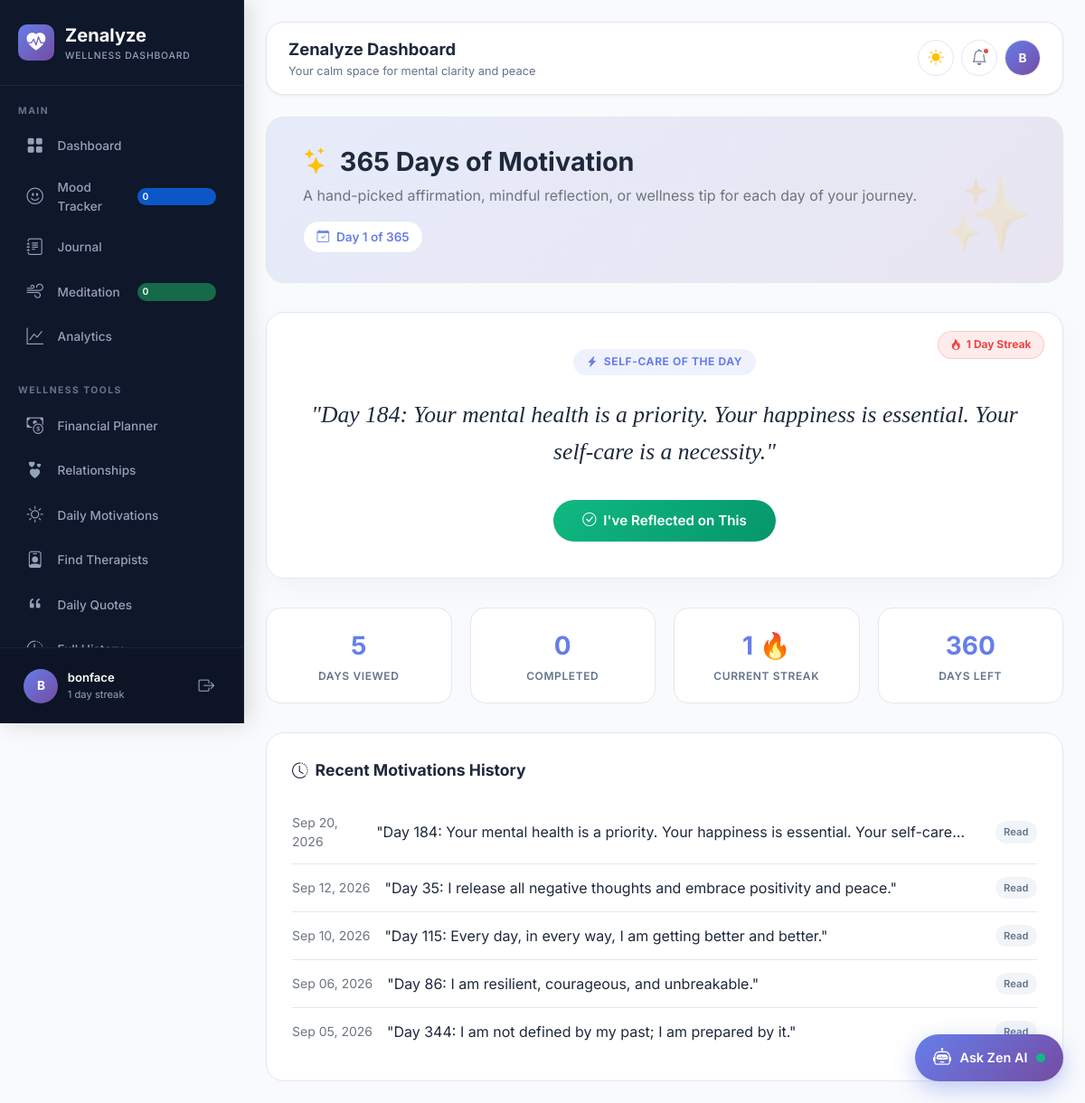
/motivations/ (signed in), run on the app's committed database.
### apps/accounts/models.py (models this page shows, shortened)
class User(AbstractUser):
    ROLE_CHOICES = [
        ('user', 'User'),
        ('admin', 'Admin'),
        ('therapist', 'Therapist'),
        ('moderator', 'Moderator'),
    ]
    email = models.EmailField(unique=True)
    full_name = models.CharField(max_length=150, blank=True)
    display_name = models.CharField(max_length=100, blank=True, null=True)
    avatar_url = models.CharField(max_length=500, blank=True, null=True)
    avatar = models.ImageField(upload_to='avatars/', blank=True, null=True)
    streak_days = models.IntegerField(default=0)
    wellness_score = models.IntegerField(default=50)
    role = models.CharField(max_length=20, choices=ROLE_CHOICES, default='user')
    emergency_contact_name = models.CharField(max_length=100, blank=True, null=True)
    emergency_contact_phone = models.CharField(max_length=50, blank=True, null=True)
    last_active = models.DateTimeField(auto_now=True)
    @property
    def is_admin_user(self):
        return self.role == 'admin' or self.is_superuser or self.is_staff
    @property
    def avatar_display_url(self):
        if self.avatar and hasattr(self.avatar, 'url'):
            return self.avatar.url
        if self.avatar_url:
            if self.avatar_url.startswith('http') or self.avatar_url.startswith('/'):
                return self.avatar_url
            return f"/{self.avatar_url}"
        return None
    @property
    def display_title(self):
        if self.display_name:
            return self.display_name
        if self.full_name:
            return self.full_name
        return self.username

### apps/wellness/models.py (models this page shows, shortened)
class DailyMotivation(models.Model):
    user = models.ForeignKey(settings.AUTH_USER_MODEL, on_delete=models.CASCADE, related_name='motivations', null=True, blank=True)
    text = models.TextField()
    motivation_type = models.CharField(max_length=50, default='affirmation')
    is_completed = models.BooleanField(default=False)
    completed_at = models.DateTimeField(null=True, blank=True)
    created_at = models.DateTimeField(auto_now_add=True)

### apps/wellness/views.py (the view, shortened to what this page needs)
# urls.py: path('motivations/', views.motivations_view, name='motivations'),
@login_required
def motivations_view(request):
    user = request.user
    today = timezone.now().date()
    today_motivation = DailyMotivation.objects.filter(user=user, created_at__date=today).first()
    history = DailyMotivation.objects.filter(user=user).order_by('-created_at')[:30]
    total_shown = DailyMotivation.objects.filter(user=user).count()
    completed_count = DailyMotivation.objects.filter(user=user, is_completed=True).count()
    remaining_count = max(0, 365 - total_shown)
    return render(request, 'wellness/motivations.html', {
        'today_motivation': today_motivation,
        'history': history,
        'streak': user.streak_days,
        'total_shown': total_shown,
        'completed_count': completed_count,
        'remaining_count': remaining_count,
    })

### apps/notifications/models.py (called while the page is built)
    @property
    def icon_class(self):
        icon_map = {
            'system': 'bi-gear',
            'reminder': 'bi-bell',
            'achievement': 'bi-trophy',
            'community': 'bi-people',
            'mood': 'bi-emoji-smile',
            'journal': 'bi-journal-text',
            'wellness': 'bi-heart',
            'quote': 'bi-quote',
            'crisis': 'bi-exclamation-triangle',
            'message': 'bi-chat',
        }
        return icon_map.get(self.type, 'bi-bell')

### templates/wellness/motivations.html (shortened to what this page needs)
{% extends "base_dashboard.html" %}
{% block content %}
<div class="hero-banner">
    <h1><i class="bi bi-stars text-warning"></i> 365 Days of Motivation</h1>
    <p class="text-secondary mb-0">A hand-picked affirmation, mindful reflection, or wellness tip for each day of your journey.</p>
    <div class="counter-badge">
        <i class="bi bi-calendar-check"></i> Day {{ shown_count|default:1 }} of 365
    </div>
</div>
{% if today_motivation %}
<div class="daily-card">
    {% if streak > 0 %}
    <div class="streak-badge">
        <i class="bi bi-fire"></i> {{ streak }} Day Streak
    </div>
    {% endif %}
    <div class="type-badge" style="background: rgba(102, 126, 234, 0.1); color: #667eea;">
        <i class="bi bi-lightning-charge-fill"></i>
        {{ today_motivation.motivation_type|default:"Affirmation" }} of the Day
    </div>
    <div class="quote-text">
        "{{ today_motivation.text }}"
    </div>
    {% if today_motivation.is_completed %}
    <div>
        <button class="btn-done"><i class="bi bi-check-circle-fill"></i> Completed for Today</button>
        <div class="text-secondary small mt-3">Come back tomorrow for your next daily affirmation!</div>
    </div>
    {% else %}
    <form method="POST" action="{% url 'wellness:complete_motivation' today_motivation.id %}">
        <button type="submit" class="btn-complete">
            <i class="bi bi-check-circle"></i> I've Reflected on This
        </button>
    </form>
    {% endif %}
</div>
{% endif %}
<div class="stats-row">
    <div class="stat-item">
        <div class="stat-item-value">{{ total_shown|default:0 }}</div>
        <div class="stat-item-label">Days Viewed</div>
    </div>
    <div class="stat-item">
        <div class="stat-item-value">{{ completed_count|default:0 }}</div>
        <div class="stat-item-label">Completed</div>
    </div>
    <div class="stat-item">
        <div class="stat-item-value">{{ streak|default:0 }} 🔥</div>
        <div class="stat-item-label">Current Streak</div>
    </div>
    <div class="stat-item">
        <div class="stat-item-value">{{ remaining_count|default:365 }}</div>
        <div class="stat-item-label">Days Left</div>
    </div>
</div>
<div class="history-card">
    <div class="card-title">
        <i class="bi bi-clock-history"></i> Recent Motivations History
    </div>
    {% for item in history %}
    <div class="history-item">
        <span class="text-secondary small" style="min-width: 75px;">{{ item.created_at|date:"M d, Y" }}</span>
        <span class="flex-grow-1 text-truncate pe-3">"{{ item.text }}"</span>
        {% if item.is_completed %}
        <span class="badge-done"><i class="bi bi-check"></i> Completed</span>
        {% else %}
        <span class="badge-pending">Read</span>
        {% endif %}
    </div>
    {% empty %}
    <div class="text-center py-4 text-secondary">
        <p class="mb-0">No past motivations yet. Keep returning daily to build your record!</p>
    </div>
    {% endfor %}
</div>
{% endblock %}

### templates/includes/sidebar.html (shortened to what this page needs)
{% load static %}
<aside class="sidebar" id="sidebar">
    <div class="sidebar-header">
        <div class="sidebar-logo-icon"><i class="bi bi-heart-pulse-fill"></i></div>
        <div>
            <div class="sidebar-logo-text">Zenalyze</div>
            <div class="sidebar-logo-sub">Wellness Dashboard</div>
        </div>
    </div>
    <div class="sidebar-nav-wrap">
        <div class="nav-section">Main</div>
        <ul class="nav-list">
            <li class="nav-item">
                <a href="{% url 'wellness:dashboard' %}" class="nav-link {% if active_nav == 'dashboard' %}active{% endif %}">
                    <i class="bi bi-grid-fill"></i> <span>Dashboard</span>
                </a>
            </li>
            <li class="nav-item">
                <a href="{% url 'wellness:mood_log' %}" class="nav-link {% if active_nav == 'mood_log' %}active{% endif %}">
                    <i class="bi bi-emoji-smile"></i> <span>Mood Tracker</span>
                    <span class="nav-badge bg-primary bg-opacity-75 text-white">{{ user_stats.mood_count|default:0 }}</span>
                </a>
            </li>
            <li class="nav-item">
                <a href="{% url 'wellness:journal' %}" class="nav-link {% if active_nav == 'journal' %}active{% endif %}">
                    <i class="bi bi-journal-text"></i> <span>Journal</span>
                </a>
            </li>
            <li class="nav-item">
                <a href="{% url 'wellness:exercises' %}" class="nav-link {% if active_nav == 'exercises' %}active{% endif %}">
                    <i class="bi bi-wind"></i> <span>Meditation</span>
                    <span class="nav-badge bg-success bg-opacity-75 text-white">{{ user_stats.exercise_count|default:0 }}</span>
                </a>
            </li>
            <li class="nav-item">
                <a href="{% url 'wellness:analytics' %}" class="nav-link {% if active_nav == 'analytics' %}active{% endif %}">
                    <i class="bi bi-graph-up"></i> <span>Analytics</span>
                </a>
            </li>
        </ul>
        <div class="nav-section mt-3">Wellness Tools</div>
        <ul class="nav-list">
            <li class="nav-item">
                <a href="{% url 'wellness:financial' %}" class="nav-link {% if active_nav == 'financial' %}active{% endif %}">
                    <i class="bi bi-cash-coin"></i> <span>Financial Planner</span>
                </a>
            </li>
            <li class="nav-item">
                <a href="{% url 'wellness:relationships' %}" class="nav-link {% if active_nav == 'relationships' %}active{% endif %}">
                    <i class="bi bi-hearts"></i> <span>Relationships</span>
                </a>
            </li>
            <li class="nav-item">
                <a href="{% url 'wellness:motivations' %}" class="nav-link {% if active_nav == 'motivations' %}active{% endif %}">
                    <i class="bi bi-sun"></i> <span>Daily Motivations</span>
                </a>
            </li>
            <li class="nav-item">
                <a href="{% url 'therapists:index' %}" class="nav-link {% if active_nav == 'therapists' %}active{% endif %}">
                    <i class="bi bi-person-badge"></i> <span>Find Therapists</span>
                </a>
            </li>
            <li class="nav-item">
                <a href="{% url 'quotes:index' %}" class="nav-link {% if active_nav == 'quotes' %}active{% endif %}">
                    <i class="bi bi-quote"></i> <span>Daily Quotes</span>
                </a>
            </li>
            <li class="nav-item">
                <a href="{% url 'wellness:history' %}" class="nav-link {% if active_nav == 'history' %}active{% endif %}">
                    <i class="bi bi-clock-history"></i> <span>Full History</span>
                </a>
            </li>
        </ul>
    </div>
    <div class="sidebar-footer">
        <div class="sidebar-user">
            <div class="sidebar-avatar">
                {% if user.avatar_display_url %}
                    <img src="{{ user.avatar_display_url }}" alt="Avatar">
                {% else %}
                    {{ user.display_title|slice:":1"|upper }}
                {% endif %}
            </div>
            <div class="sidebar-user-info">
                <div class="sidebar-user-name">{{ user.display_title }}</div>
                <div class="sidebar-user-role">
                    {% if user.is_admin_user %}Admin{% else %}{{ user.streak_days }} day streak{% endif %}
                </div>
            </div>
            <a href="{% url 'accounts:logout' %}" class="sidebar-logout" title="Sign Out">
                <i class="bi bi-box-arrow-right"></i>
            </a>
        </div>
    </div>
</aside>

### templates/includes/topbar.html (shortened to what this page needs)
{% load static %}
<div class="topbar">
    <div class="topbar-left">
        <div>
            <div class="topbar-title">{% block topbar_title %}Zenalyze Dashboard{% endblock %}</div>
            <div class="topbar-subtitle">{% block topbar_subtitle %}Your calm space for mental clarity and peace{% endblock %}</div>
        </div>
    </div>
    <div class="topbar-right">
        <div class="dropdown">
            <button class="topbar-btn" data-bs-toggle="dropdown" title="Change Theme" aria-expanded="false">
                {% if current_theme == 'dark' %}
                    <i class="bi bi-moon-fill text-warning"></i>
                {% elif current_theme == 'auto' %}
                    <i class="bi bi-circle-half text-info"></i>
                {% else %}
                    <i class="bi bi-sun-fill text-warning"></i>
                {% endif %}
            </button>
        </div>
        <div class="dropdown">
            <button class="topbar-btn" data-bs-toggle="dropdown" title="Notifications" aria-expanded="false">
                <i class="bi bi-bell"></i>
                {% if unread_notifications_count > 0 %}
                <span class="notif-dot"></span>
                {% endif %}
            </button>
        </div>
        <div class="dropdown">
            <button class="topbar-btn" data-bs-toggle="dropdown" title="User Menu" aria-expanded="false">
                <div class="user-avatar-sm">
                    {% if user.avatar_display_url %}
                        <img src="{{ user.avatar_display_url }}" alt="Avatar">
                    {% else %}
                        {{ user.display_title|slice:":1"|upper }}
                    {% endif %}
                </div>
            </button>
        </div>
    </div>
</div>

### templates/wellness/motivations.html (style rules this page uses)
.hero-banner { background: linear-gradient(135deg, rgba(102, 126, 234, 0.12), rgba(118, 75, 162, 0.12)); border: 1px solid var(--border-color); border-radius: 20px; padding: 2rem 2.5rem; margin-bottom: 2rem; position: relative; overflow: hidden; }
.hero-banner::after { content: '✨'; position: absolute; right: 2rem; bottom: 1rem; font-size: 5rem; opacity: 0.15; pointer-events: none; }
.hero-banner h1 { font-size: 1.8rem; font-weight: 700; margin-bottom: 0.5rem; color: var(--text-primary); display: flex; align-items: center; gap: 0.75rem; }
.counter-badge { display: inline-flex; align-items: center; gap: 0.5rem; background: var(--card-bg); border: 1px solid var(--border-color); padding: 0.4rem 0.9rem; border-radius: 50px; font-size: 0.85rem; font-weight: 600; color: #667eea; margin-top: 1rem; }
.daily-card { background: var(--card-bg); border: 1px solid var(--border-color); border-radius: 20px; padding: 2.5rem 2rem; margin-bottom: 2rem; text-align: center; box-shadow: 0 10px 30px rgba(0,0,0,0.03); position: relative; }
.daily-card .streak-badge { position: absolute; top: 1.25rem; right: 1.25rem; background: rgba(239, 68, 68, 0.1); color: #ef4444; border: 1px solid rgba(239, 68, 68, 0.2); padding: 0.35rem 0.85rem; border-radius: 50px; font-size: 0.75rem; font-weight: 700; display: flex; align-items: center; gap: 0.35rem; }
.type-badge { display: inline-flex; align-items: center; gap: 0.4rem; padding: 0.35rem 0.9rem; border-radius: 50px; font-size: 0.75rem; font-weight: 700; text-transform: uppercase; letter-spacing: 0.05em; margin-bottom: 1.5rem; }
.quote-text { font-family: 'Playfair Display', Georgia, serif; font-size: 1.6rem; line-height: 1.6; font-style: italic; color: var(--text-primary); max-width: 800px; margin: 0 auto 2rem auto; }
.btn-complete { background: linear-gradient(135deg, #10b981, #059669); color: white; border: none; padding: 0.75rem 2rem; border-radius: 50px; font-weight: 600; font-size: 0.95rem; cursor: pointer; transition: all 0.3s ease; display: inline-flex; align-items: center; gap: 0.5rem; }
.stats-row { display: grid; grid-template-columns: repeat(4, 1fr); gap: 1.25rem; margin-bottom: 2rem; }
.stat-item { background: var(--card-bg); border: 1px solid var(--border-color); border-radius: 16px; padding: 1.25rem; text-align: center; }
.stat-item-value { font-size: 1.75rem; font-weight: 700; color: #667eea; margin-bottom: 0.25rem; }
.stat-item-label { font-size: 0.75rem; text-transform: uppercase; color: var(--text-secondary); font-weight: 600; letter-spacing: 0.05em; }
.history-card { background: var(--card-bg); border: 1px solid var(--border-color); border-radius: 20px; padding: 1.75rem; }
.history-card .card-title { font-size: 1.1rem; font-weight: 700; margin-bottom: 1.25rem; display: flex; align-items: center; gap: 0.5rem; color: var(--text-primary); }
.history-item { display: flex; align-items: center; justify-content: space-between; padding: 0.85rem 0; border-bottom: 1px solid var(--border-color); gap: 1rem; }
.history-item:last-child { border-bottom: none; }
.badge-pending { padding: 0.25rem 0.6rem; border-radius: 12px; font-size: 0.7rem; font-weight: 600; background: var(--hover-bg); color: var(--text-secondary); }

### data on the page
User: display_title "B", display_title "bonface", streak_days "1"
DailyMotivation: motivation_type "SELF-CARE", text "Day 184: Your mental health is a priority. Your happiness is essential. Your self-care is a necessity.", created_at "Sep 20, 2026", text "Day 184: Your mental health is a priority. Your happiness is essential. Your self-care…", is_completed "Read"
DailyMotivation: created_at "Sep 12, 2026", text "Day 35: I release all negative thoughts and embrace positivity and peace.", is_completed "Read"
DailyMotivation: created_at "Sep 10, 2026", text "Day 115: Every day, in every way, I am getting better and better.", is_completed "Read"
DailyMotivation: created_at "Sep 06, 2026", text "Day 86: I am resilient, courageous, and unbreakable.", is_completed "Read"
DailyMotivation: created_at "Sep 05, 2026", text "Day 344: I am not defined by my past; I am prepared by it.", is_completed "Read"

### other printed values
{{ user_stats.mood_count|default:0 }} "0"
{{ user_stats.exercise_count|default:0 }} "0"
{{ shown_count|default:1 }} "1"
{{ streak }} "1"
{{ total_shown|default:0 }} "5"
{{ completed_count|default:0 }} "0"
{{ streak|default:0 }} "1"
{{ remaining_count|default:365 }} "360"
